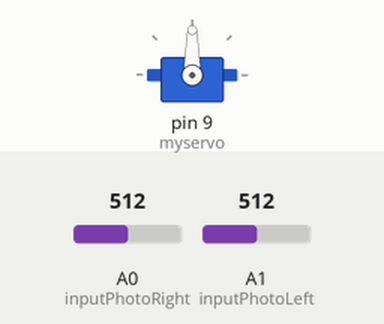
The sketch below on a simulated Arduino Uno, built with avr-gcc and run on an emulated ATmega328P. Parts: servo. The inputs (shaded band) are chosen by the test bench; at power-on: A1 (inputPhotoLeft) = 512, A0 (inputPhotoRight) = 512. What the sketch prints to the serial monitor is not drawn.

Above: at 1.2 s.
1.3 s: A1 (inputPhotoLeft) set to 543
At 1.76 s:
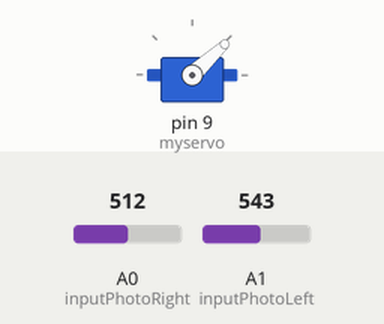
4.3 s: A0 (inputPhotoRight) set to 547
5.8 s: A0 (inputPhotoRight) set to 574
At 8.4 s:
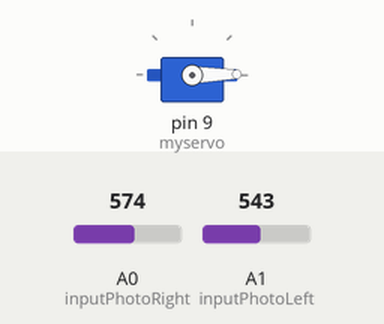
8.8 s: A1 (inputPhotoLeft) set to 586
10.3 s: A1 (inputPhotoLeft) set to 610
At 13.0 s:
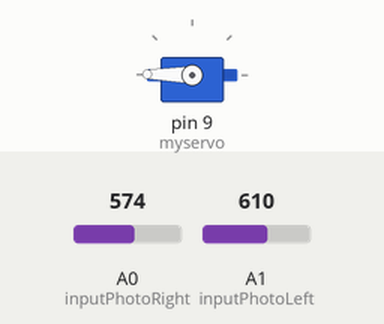
13.3 s: A1 (inputPhotoLeft) set to 511
At 13.76 s:
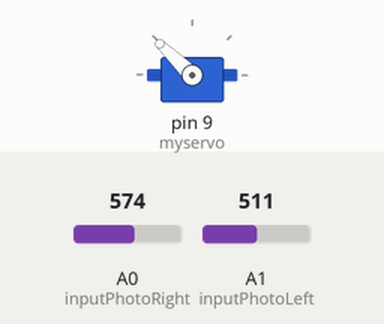
Timing chart, 0 to 16.7 s (numbered marks = the images above; inputs shaded):
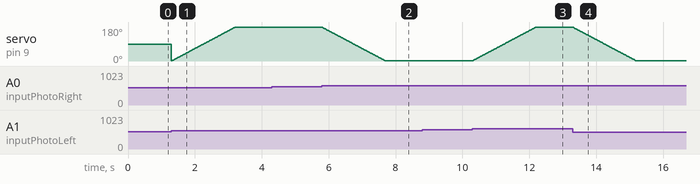

Measured:
- the behaviour switches between 532 and 533 on A1 (inputPhotoLeft) (found by bisection; images 0 and 1)
- the behaviour switches between 563 and 564 on A0 (inputPhotoRight) (found by bisection; images 1 and 2)
- the behaviour switches between 594 and 595 on A1 (inputPhotoLeft) (found by bisection; images 2 and 3)
- after the input at 5.8 s, servo on pin 9 (myservo): moves from 179° to 1° over 1.9 s, starting at once
- after the input at 10.3 s, servo on pin 9 (myservo): moves from 1° to 179° over 1.9 s, starting at once
- after the input at 13.3 s, servo on pin 9 (myservo): moves from 179° to 1° over 1.9 s, starting at once

The sketch:

Girasol.ino
```cpp
//https://www.usinainfo.com.br/blog/projeto-arduino-girassol-seguidor-de-luz/
#include "Servo.h"

Servo myservo;

int pos = 0;
int inputPhotoLeft = 1;
int inputPhotoRight = 0;

int Left = 0;
int Right = 0;

void setup()  {
Serial.begin(9600);
myservo.attach(9);
}

void loop()  {
Left = analogRead(inputPhotoLeft);
Right = analogRead(inputPhotoRight);
Serial.println(Left);
Serial.println(Right);

if (Left > (Right +20))  {
if (pos < 179)
pos++;
myservo.write(pos);
}

if (Right > (Left +20))  {
if (pos > 1)
pos -= 1;
myservo.write(pos);
}

delay(10);
}
```
